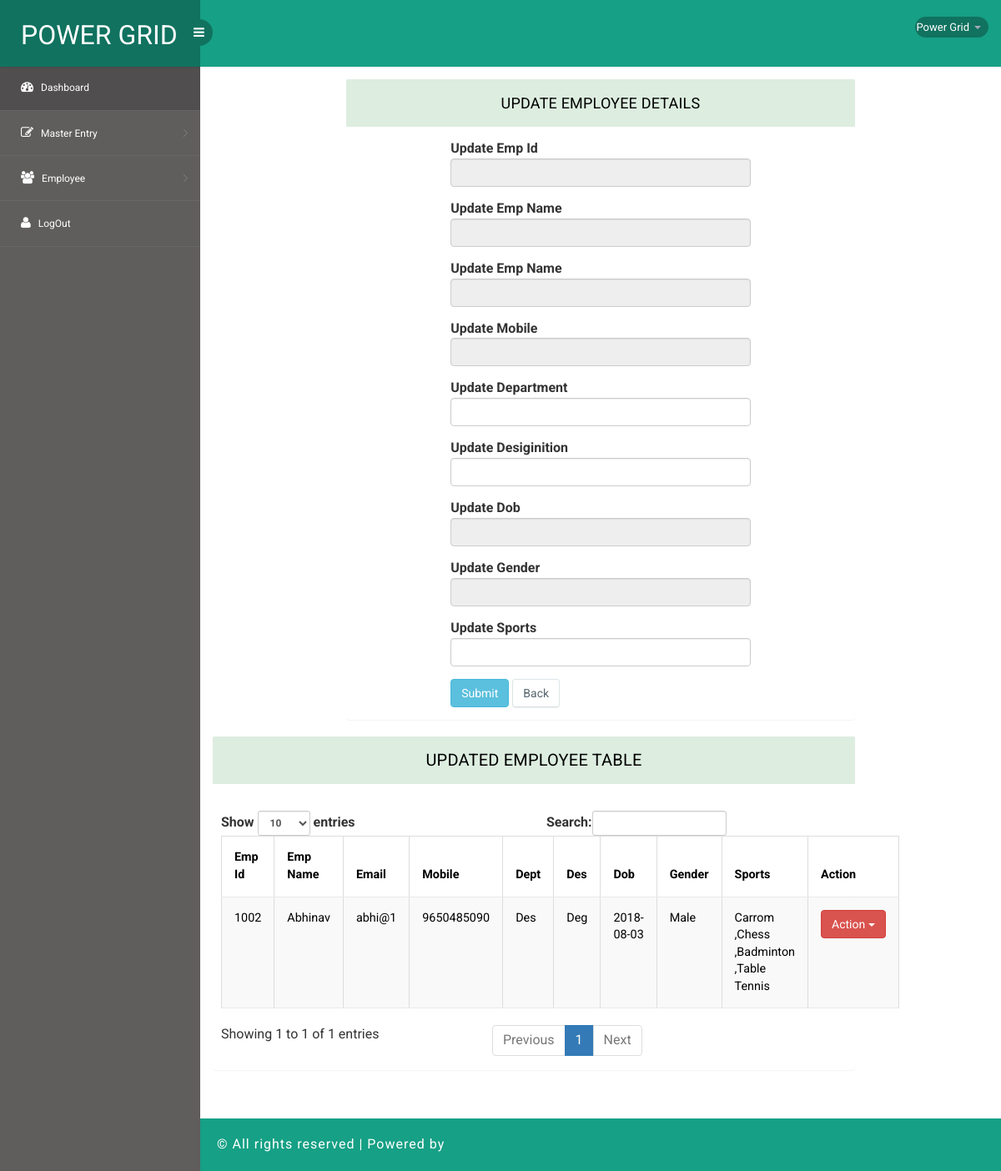
The page /admin/update-detail.php (signed in) on the database its author committed.
### tables this page shows
CREATE TABLE `form_submit` (
  `id` int(100) NOT NULL,
  `login_id` varchar(100) NOT NULL,
  `empname` varchar(100) NOT NULL,
  `email` varchar(100) NOT NULL,
  `mobile` varchar(100) NOT NULL,
  `dept` varchar(100) NOT NULL,
  `des` varchar(100) NOT NULL,
  `dob` varchar(100) NOT NULL,
  `gender` varchar(100) NOT NULL,
  `sports` varchar(100) NOT NULL,
  `photo` varchar(100) NOT NULL,
  `date` varchar(100) NOT NULL
);

### admin/update-detail.php (the view, shortened to what this page needs)
<?php
include('connect.php');
if(!isset($_SESSION['userid']) && !isset($_SESSION['password']))
{
  header("location:index.php");
}
else
{
?>
<!DOCTYPE html>
<head>
<link rel="stylesheet" href="css/bootstrap.min.css" >
<link href="css/style.css" rel='stylesheet' type='text/css' />
<link href="css/style-responsive.css" rel="stylesheet"/>
<link rel="stylesheet" href="css/lightbox.css">
<link rel="stylesheet" href="css/font.css" type="text/css"/>
<link href="css/font-awesome.css" rel="stylesheet">
</head>
<body>
<section id="container">
<?php include('top.php');?>
<aside>
    <?php include('sidebar.php');?>
</aside>
<section id="main-content">
	<section class="wrapper">
		<div class="row">
         <div class="col-lg-2"></div>
        <div class="col-lg-8">
        <section class="panel">
                        <header class="panel-heading">
                        Update  Employee Details
                        </header>
                        <?php
			  $a=$_REQUEST['id'];
			  $qr=mysqli_query($con,"select * from form_submit where id='$a'");
              $rw=mysqli_fetch_array($qr);
			  ?>
                        <div class="panel-body">
                            <div class="position-center">
                                <form role="form" action="" method="post">
                                <div class="form-group">
                                    <label for="exampleInputEmail1">Update Emp Id</label>
                 <input type="text" name="login_id" readonly class="form-control" value="<?php  echo $rw['login_id']?>" ></div>
                 <div class="form-group">
                                    <label for="exampleInputEmail1">Update Emp Name</label>
                 <input type="text" name="empname" readonly class="form-control" value="<?php  echo $rw['empname']?>" ></div>
                  <div class="form-group">
                                    <label for="exampleInputEmail1">Update Emp Name</label>
                 <input type="email" name="email" readonly class="form-control" value="<?php  echo $rw['email']?>" ></div>
                  <div class="form-group">
                                    <label for="exampleInputEmail1">Update Mobile</label>
                 <input type="text" name="mobile" readonly class="form-control" value="<?php  echo $rw['mobile']?>" ></div>
                  <div class="form-group">
                                    <label for="exampleInputEmail1">Update Department</label>
                 <input type="text" name="dept" class="form-control" value="<?php  echo $rw['dept']?>" ></div>
                  <div class="form-group">
                                    <label for="exampleInputEmail1">Update Desiginition</label>
                 <input type="text" name="des" class="form-control" value="<?php  echo $rw['des']?>" ></div>
                  <div class="form-group">
                                    <label for="exampleInputEmail1">Update Dob</label>
                 <input type="text" name="dob" readonly class="form-control" value="<?php  echo $rw['dob']?>" ></div>
                 <div class="form-group">
                                    <label for="exampleInputEmail1">Update Gender</label>
                 <input type="text" name="gender" readonly class="form-control" value="<?php  echo $rw['gender']?>" ></div>
                 <div class="form-group">
                                    <label for="exampleInputEmail1">Update Sports</label>
                 <input type="text" name="sports" class="form-control" value="<?php  echo $rw['sports']?>" ></div>
                 <button type="submit" name="submit" class="btn btn-info">Submit</button>
                 <a href="unreg_employee.php" class="btn btn-default">Back</a>
                            </form>
                             <?php
							include('connect.php');
?>
                            </div>
                        </div>
                    </section>
        </div>
        </div>
        <div class="row">
        <div class="col-lg-10">
       <div class="panel panel-default">
        <div class="panel-heading">
     Updated Employee Table
    </div>
    <div style="padding:10px"><br>
      <table class="table table-striped table-bordered" id="example" >
        <thead>
          <tr>
            <th>Emp Id</th>
            <th>Emp Name</th>
             <th>Email</th>
              <th>Mobile</th>
               <th>Dept</th>
            <th>Des</th>
             <th>Dob</th>
              <th>Gender</th>
               <th>Sports</th>
            <th>Action</th>
          </tr>
        </thead>
        <tbody>
        <?php
		$qry2=mysqli_query($con,"select * from form_submit order by id desc");
        while($row2=mysqli_fetch_array($qry2)){
		?>
          <tr>
            <td><?php echo $row2['login_id'];?></td>
            <td><?php echo $row2['empname'];?></td>
            <td><?php echo $row2['email'];?></td>
             <td><?php echo $row2['mobile'];?></td>
            <td><?php echo $row2['dept'];?></td>
            <td><?php echo $row2['des'];?></td>
             <td><?php echo $row2['dob'];?></td>
            <td><?php echo $row2['gender'];?></td>
            <td><?php echo $row2['sports'];?></td>
            <td class="dropdown">
          <a href="#" class="dropdown-toggle btn btn-danger" data-toggle="dropdown" role="button" aria-haspopup="true" aria-expanded="false">Action <span class="caret"></span></a>
        </td>
          </tr>
        <?php }?>
        </tbody>
      </table>
    </div>
  </div>
        </div>
        </div>
        <br>
</section>
		   <div class="footer">
			<div class="wthree-copyright">
			  <p>© All rights reserved | Powered by <a href="#"></a></p>
			</div>
		  </div>
</section>
</section>
</body>
</html>
<?php }?>

### admin/css/style.css (style rules this page uses)
p { margin: 0; }
html, body { font-family: 'Roboto', sans-serif; font-size: 100%; overflow-x: hidden; background-size:cover; }
body a { transition: 0.5s all ease; -webkit-transition: 0.5s all ease; -moz-transition: 0.5s all ease; -o-transition: 0.5s all ease; -ms-transition: 0.5s all ease; text-decoration:none; }
p { margin:0; }
ul,label { margin:0; padding:0; }
#main-content { margin-left:240px; -webkit-transition:all .3s ease-in-out; -moz-transition:all .3s ease-in-out; -o-transition:all .3s ease-in-out; transition:all .3s ease-in-out; }
.footer { background: #16a085; padding: 20px; }
.footer p { color: #fff; letter-spacing: 1px; }
.wrapper { display:inline-block; margin-top:80px; padding:15px; width:100%; }
.position-center { width:62%; margin: 0 auto; }
.panel-heading { position: relative; height: 57px; line-height: 57px; letter-spacing: 0.2px; color: #000; font-size: 18px; font-weight: 400; padding: 0 16px; background:#ddede0; border-top-right-radius: 2px; border-top-left-radius: 2px; text-transform: uppercase; text-align: center; }
.panel { border: none ! important; }
.table>thead>tr>th { border-bottom: 1px solid #e1ab91 ! important; }
.table>tbody>tr>td, .table>tbody>tr>th, .table>tfoot>tr>td, .table>tfoot>tr>th, .table>thead>tr>td, .table>thead>tr>th { border-bottom: 1px solid #e9e9e9 ! important; }
.table > thead > tr > th, .table > tbody > tr > th, .table > tfoot > tr > th, .table > thead > tr > td, .table > tbody > tr > td, .table > tfoot > tr > td { border-top: none !important; }
.table td, .table>tbody>tr>td, .table>tbody>tr>th, .table>tfoot>tr>td, .table>tfoot>tr>th, .table>thead>tr>td, .table>thead>tr>th { padding: 15px!important; }
.table > thead > tr > th, .table > tbody > tr > th, .table > tfoot > tr > th, .table > thead > tr > td, .table > tbody > tr > td, .table > tfoot > tr > td { font-size: 0.9em; color: #000000; border-top: none !important; }
.panel-default>.panel-heading { color: #000000 ! important; background-color: #ddede0 ! important; border-color: #ddede0 ! important; font-size: 20px; }
.btn-default { color: #58666e !important; background-color: #fcfdfd; background-color: #fff; border-color: #dee5e7; border-bottom-color: #d8e1e3; -webkit-box-shadow: 0 1px 1px rgba(90, 90, 90, 0.1); box-shadow: 0 1px 1px rgba(90, 90, 90, 0.1); }

### admin/css/lightbox.css (style rules this page uses)
body:after { content: url(../images/close.png) url(../images/prev.png) url(../images/next.png); display: none; }

### rows shown on the page
form_submit: login "1002", empname "Abhinav", email "abhi@1", mobile "9650485090", dept "Des", des "Deg", dob "2018-08-03", gender "Male", sports "Carrom ,Chess ,Badminton ,Table Tennis"
